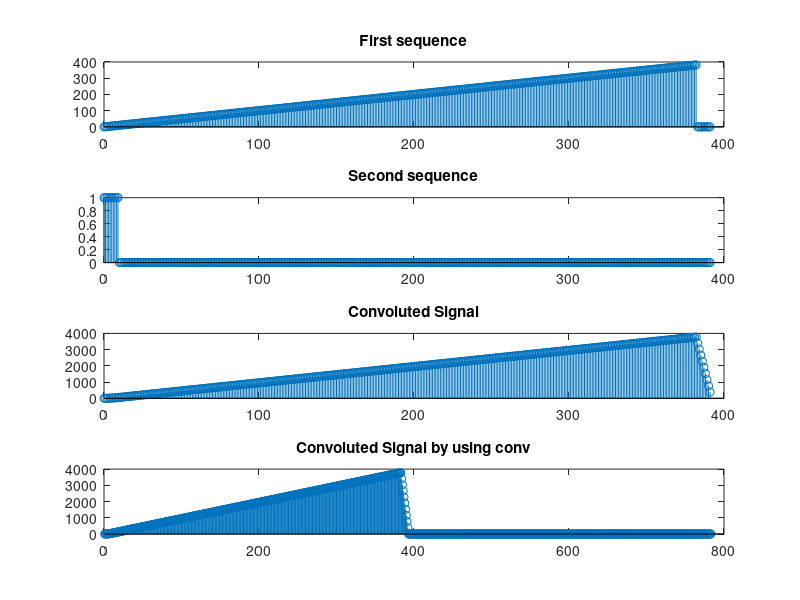

The MATLAB script that drew this image:

n=0:382;
p=n;
v=ones(1,10);

a1=length(p);               %Find the length of a signal
A2=length(v);

N=a1+A2-1;                   %find the length of y(n)
p=[p,zeros(1,N-a1)];         
v=[v,zeros(1,N-A2)];
y=zeros(1, N);              %Initialize the output with zero
%perform convolution
for n=1:N
    for k=1:n
        y(n)=y(n)+p(k)*v(n-k+1);
    end
end
disp(y);
%plot the inputs and outputs.
b=0:N-1;
subplot(4,1,1);
stem (b,p); 
title ('First sequence');

subplot (4, 1, 2);
stem (b,v);
title('Second sequence');

subplot (4, 1, 3);
stem (b,y);
title('Convoluted Signal');

x=conv(p,v);                 % Convolutio by using conv
subplot (4, 1, 4);
stem (x);  
title('Convoluted Signal by using conv');